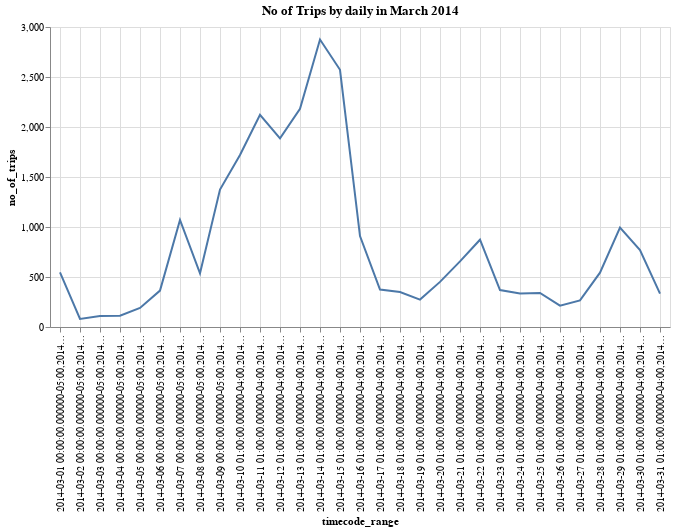

Notebook code for this chart:
### Markdown cell above
<p style = 'font-size:16px;font-family:Arial'>We can plot the above results in chart</p>

### Code cell
%chart timecode_range, no_of_trips, title="No of Trips by daily in March 2014", mark = line
